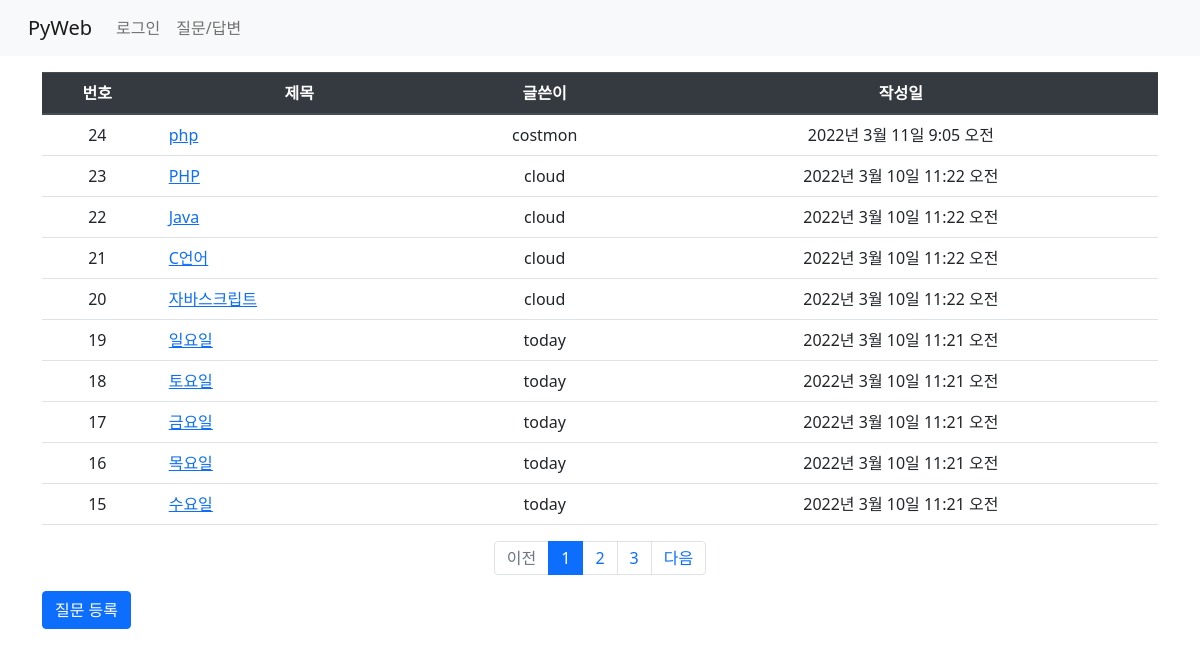
The page /board/boardlist/ on the database its author committed.
### board/models.py (models this page shows, shortened)
class Question(models.Model):
    subject = models.CharField(max_length=200)
    content = models.TextField()
    create_date = models.DateTimeField()  # not null
    modify_date = models.DateTimeField(null=True, blank=True)  #null 허용, blank- 폼 데이터 null
    author = models.ForeignKey(User, on_delete=models.CASCADE)  #User의 username와 외래키 설정

### board/views.py (the view)
# urls.py: path('boardlist/', views.boardlist, name='boardlist'),  #127.0.0.1:8000/board/
def boardlist(request):
    question_list = Question.objects.order_by('-create_date')  #'-'내림 차순, -pk도 가능
    page = request.GET.get('page', '1')  #페이지
    paginator = Paginator(question_list, 10)  #페이지당 10개 자료
    page_obj = paginator.get_page(page)
    context = {'question_list':page_obj}
    return render(request, 'board/question_list.html', context)

### board/templatetags/board_filter.py (called while the page is built)
@register.filter
def sub(value, arg):
    return value - arg

### templates/board/question_list.html (shortened to what this page needs)
{% extends 'base.html' %}
{% load board_filter %}
{% block content %}
  <div class="container my-3">
      <table class="table">
          <thead class="thead-dark">
            <tr class="text-center">
                <th>번호</th><th>제목</th><th>글쓴이</th><th>작성일</th>
            </tr>
          </thead>
          <tbody>
            {% if question_list %}
                {% for question in question_list %}
                <tr class="text-center">
                    <td>{{ question_list.paginator.count|sub:question_list.start_index|sub:forloop.counter0|add:1 }}</td>
                    <td class="text-left px-3">
                        <a href="{% url 'board:detail' question.id %}">{{ question.subject }}</a>
                    </td>
                    <td>{{ question.author }}</td>
                    <td>{{ question.create_date }}</td>
                </tr>
                {% endfor %}
            {% else %}
              <p>질문이 없습니다.</p>
            {% endif %}
          </tbody>
      </table>
      <ul class="pagination justify-content-center">
          {% if question_list.has_previous %}
            <li class="page-item">
                    <a class="page-link" href="?page={{ question_list.previous_page_number }}">이전</a>
            </li>
          {% else %}
            <li class="page-item disabled">
                    <a class="page-link" href="#">이전</a>
            </li>
          {% endif %}
          {% for page_number in question_list.paginator.page_range %}
              {% if page_number == question_list.number %}
                <li class="page-item active">
                    <a class="page-link" href="?page={{ page_number }}">{{ page_number }}</a>
                </li>
              {% else %}
                <li class="page-item">
                    <a class="page-link" href="?page={{ page_number }}">{{ page_number }}</a>
                </li>
              {% endif %}
          {% endfor %}
          {% if question_list.has_next %}
            <li class="page-item">
                    <a class="page-link" href="?page={{ question_list.next_page_number }}">다음</a>
            </li>
          {% else %}
            <li class="page-item disabled">
                    <a class="page-link" href="#">다음</a>
            </li>
          {% endif %}
      </ul>
      <a href="{% url 'board:question_create' %} " class="btn btn-primary">질문 등록</a>
  </div>
{% endblock %}

### rows shown on the page
Question: paginator.count|sub "24", subject "php", author "costmon", create_date "2022년 3월 11일 9:05 오전"
Question: paginator.count|sub "23", subject "PHP", author "cloud", create_date "2022년 3월 10일 11:22 오전"
Question: paginator.count|sub "22", subject "Java", author "cloud", create_date "2022년 3월 10일 11:22 오전"
Question: paginator.count|sub "21", subject "C언어", author "cloud", create_date "2022년 3월 10일 11:22 오전"
Question: paginator.count|sub "20", subject "자바스크립트", author "cloud", create_date "2022년 3월 10일 11:22 오전"
Question: paginator.count|sub "19", subject "일요일", author "today", create_date "2022년 3월 10일 11:21 오전"
Question: paginator.count|sub "18", subject "토요일", author "today", create_date "2022년 3월 10일 11:21 오전"
Question: paginator.count|sub "17", subject "금요일", author "today", create_date "2022년 3월 10일 11:21 오전"
Question: paginator.count|sub "16", subject "목요일", author "today", create_date "2022년 3월 10일 11:21 오전"
Question: paginator.count|sub "15", subject "수요일", author "today", create_date "2022년 3월 10일 11:21 오전"

### other values the page prints
{{ page_number }} "1"
{{ page_number }} "2" "3"
